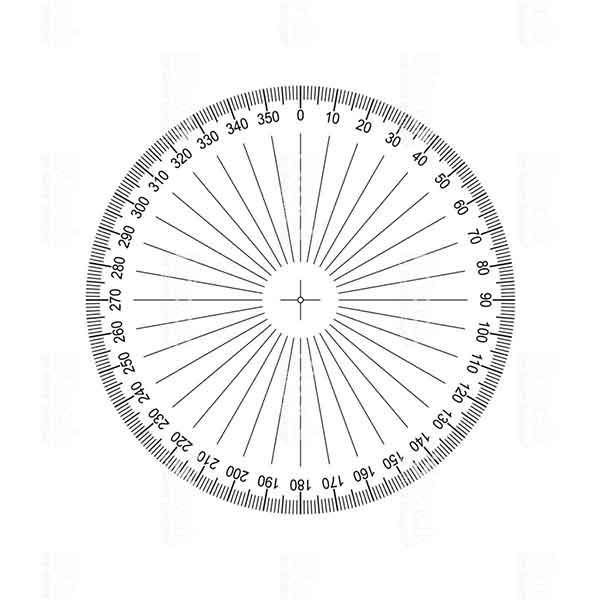
#> input picture Practico7/transportador.jpg, 600 x 600 px
$ python Practico7.py
#> lines starting #> are read from the running program, lines starting #| are printed output that depends on the picture
#> further down, img is the input picture: shape (600, 600, 3); min 0, max 255, mean 244.1
import numpy as np
import cv2

def trans_euclidiana(image, angle, tx, ty, s):
#> called with angle = 90, tx = 100, ty = 100, s = 0.8
    (h, w) = (image.shape[0], image.shape[1])
#> h = 600; w = 600
    center = (w / 2, h / 2)
#> center = (300, 300)
    scale = s
    M = cv2.getRotationMatrix2D(center, angle, scale)
    img_rotated = cv2.warpAffine(image, M, (w, h))
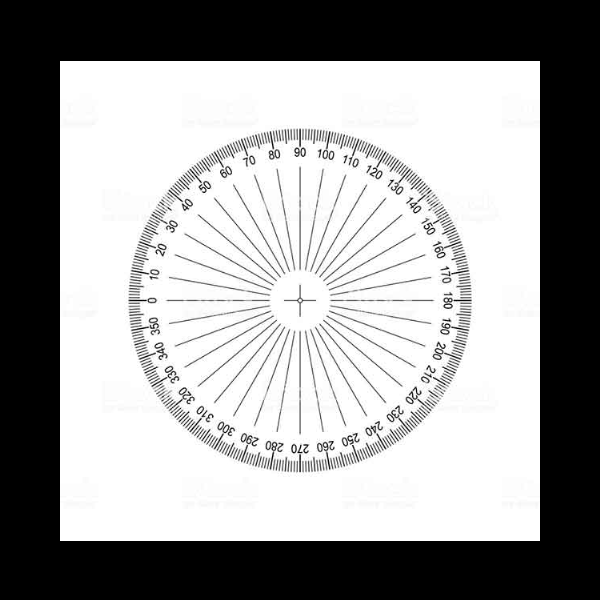
#> img_rotated: shape (600, 600, 3); min 0, max 255, mean 156.3
    M = np.float32([[1, 0, tx],
                    [0, 1, ty]])
    img_shifted_and_rotated = cv2.warpAffine(img_rotated, M, (w, h))
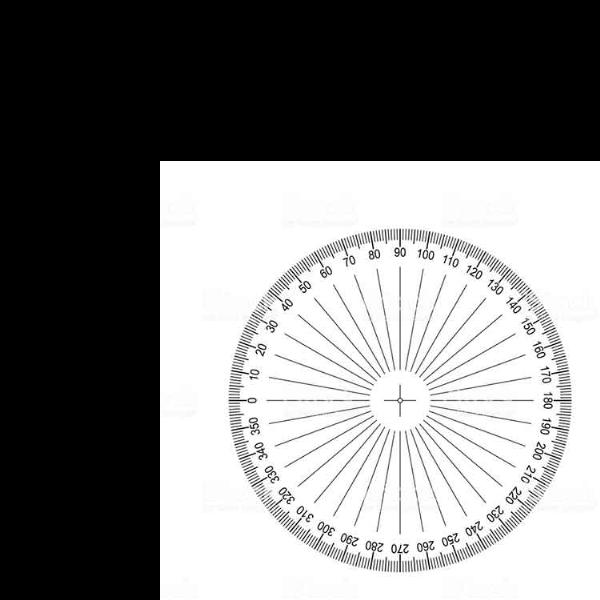
#> img_shifted_and_rotated: shape (600, 600, 3); min 0, max 255, mean 129.9
    return img_shifted_and_rotated

img = cv2.imread('transportador.jpg', cv2.IMREAD_COLOR)

# cv2.imwrite('Imagen_trasladada_y_rotada.jpg', trans_euclidiana(img, 90, 100, 100))

cv2.imshow('Imagen_trasladada_y_rotada', trans_euclidiana(img, 90, 100, 100, 0.8))

while(1):
    if cv2.waitKey(1) & 0xFF == ord('q'):
#> (key q is pressed here)
        break

cv2 . destroyAllWindows()
